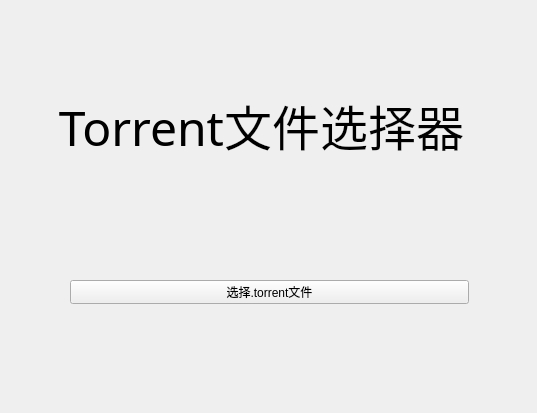
<?xml version="1.0" encoding="UTF-8"?>
<ui version="4.0">
 <class>torrent</class>
 <widget class="QWidget" name="torrent">
  <property name="geometry">
   <rect>
    <x>0</x>
    <y>0</y>
    <width>537</width>
    <height>413</height>
   </rect>
  </property>
  <property name="windowTitle">
   <string>torrent文件选择</string>
  </property>
  <property name="windowIcon">
   <iconset>
    <normaloff>resource/logo.ico</normaloff>resource/logo.ico</iconset>
  </property>
  <widget class="QWidget" name="layoutWidget">
   <property name="geometry">
    <rect>
     <x>20</x>
     <y>40</y>
     <width>483</width>
     <height>171</height>
    </rect>
   </property>
   <layout class="QVBoxLayout" name="verticalLayout">
    <item>
     <widget class="QLabel" name="label">
      <property name="font">
       <font>
        <family>华文楷体</family>
        <pointsize>36</pointsize>
       </font>
      </property>
      <property name="text">
       <string>Torrent文件选择器</string>
      </property>
      <property name="alignment">
       <set>Qt::AlignCenter</set>
      </property>
      <property name="indent">
       <number>-1</number>
      </property>
     </widget>
    </item>
   </layout>
  </widget>
  <widget class="QPushButton" name="pushButton">
   <property name="geometry">
    <rect>
     <x>70</x>
     <y>280</y>
     <width>399</width>
     <height>24</height>
    </rect>
   </property>
   <property name="text">
    <string>选择.torrent文件</string>
   </property>
   <property name="checkable">
    <bool>true</bool>
   </property>
   <property name="checked">
    <bool>false</bool>
   </property>
  </widget>
 </widget>
 <resources/>
 <connections/>
</ui>
